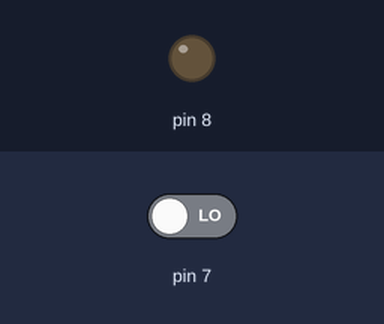
Bench run of a sketch on a simulated Arduino Uno, built with avr-gcc and run on an emulated ATmega328P. Parts: output pins drawn as LEDs (lit = HIGH). The inputs (shaded band) are chosen by the test bench; at power-on: pin 7 LOW.

Above: at 1.2 s.
1.3 s: pin 7 driven HIGH
At 1.7 s:
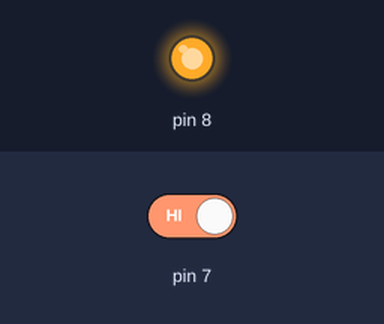
2.8 s: pin 7 driven LOW
At 4.1 s:
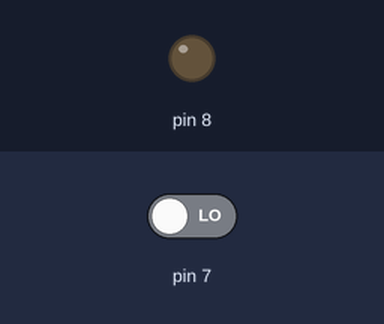
Timing chart, 0 to 5.8 s (numbered marks = the images above; inputs shaded):
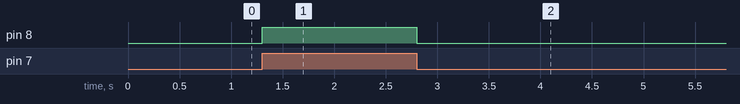

Measured:
- after the input at 1.3 s, pin 8: LOW → HIGH at once
- after the input at 2.8 s, pin 8: HIGH → LOW at once

The sketch:

___.ino
```cpp
void setup() {
  pinMode(8,OUTPUT);
  pinMode(7,INPUT);

}

void loop() {
  int value =digitalRead(7);

  if(value == HIGH)
    digitalWrite(8,HIGH);
  else
    digitalWrite(8,LOW);

}
```
